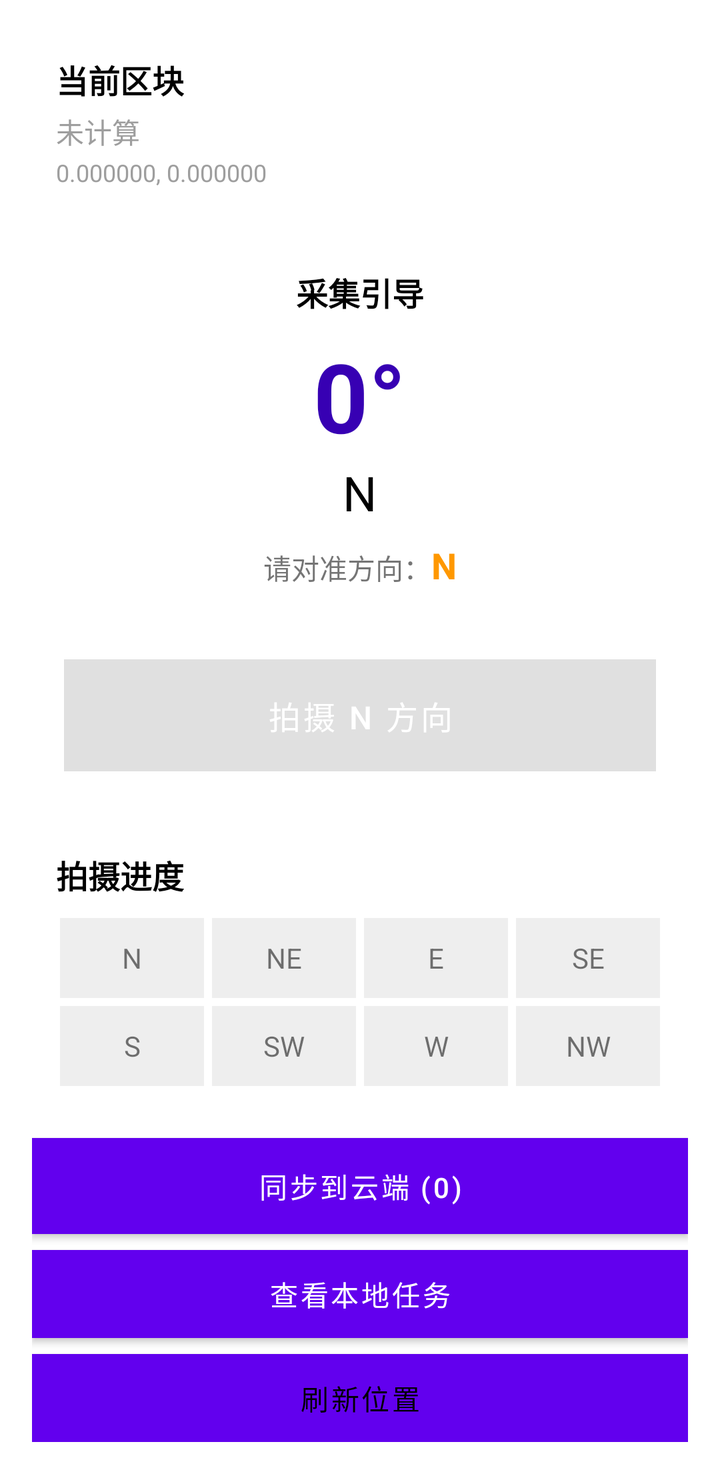
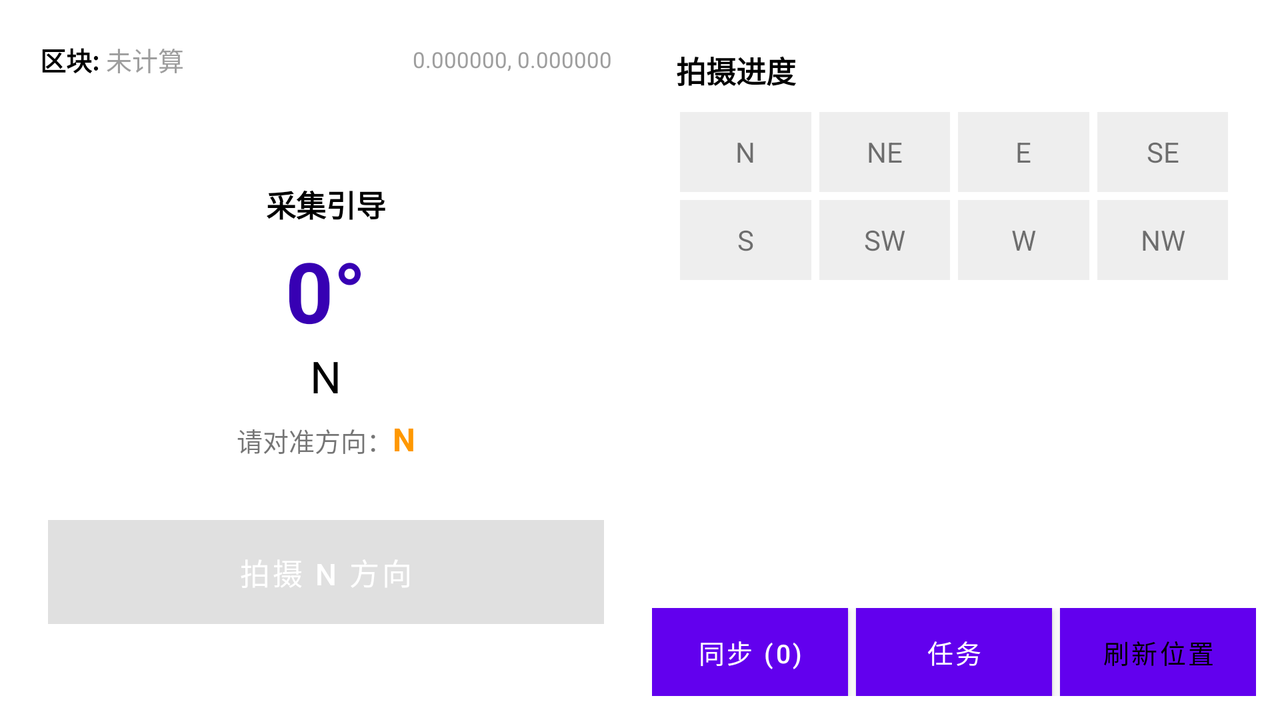

Two renders of one Android screen. The first uses the default layout on a phone; the second uses the alternative layout the repository ships for a different screen configuration, on a matching device. The two XML files are below.
<!-- AndroidManifest.xml: activity theme AppTheme.NoActionBar -->
<!-- res/layout/activity_data_collection.xml -->
<?xml version="1.0" encoding="utf-8"?>
<ScrollView xmlns:android="http://schemas.android.com/apk/res/android"
    android:layout_width="match_parent"
    android:layout_height="match_parent"
    android:fillViewport="true">

    <LinearLayout
        android:layout_width="match_parent"
        android:layout_height="wrap_content"
        android:orientation="vertical"
        android:padding="16dp">

        
        <LinearLayout
            android:layout_width="match_parent"
            android:layout_height="wrap_content"
            android:orientation="vertical"
            android:background="@drawable/edit_text_background"
            android:padding="12dp"
            android:layout_marginBottom="12dp">

            <TextView
                android:layout_width="wrap_content"
                android:layout_height="wrap_content"
                android:text="当前区块"
                android:textSize="16sp"
                android:textStyle="bold"
                android:textColor="@color/black" />

            <TextView
                android:id="@+id/tvChunkId"
                android:layout_width="wrap_content"
                android:layout_height="wrap_content"
                android:text="未计算"
                android:textSize="14sp"
                android:textColor="@color/gray"
                android:layout_marginTop="4dp" />

            <TextView
                android:id="@+id/tvCoords"
                android:layout_width="wrap_content"
                android:layout_height="wrap_content"
                android:text="0.000000, 0.000000"
                android:textSize="12sp"
                android:textColor="@color/gray"
                android:layout_marginTop="2dp" />
        </LinearLayout>

        
        <LinearLayout
            android:layout_width="match_parent"
            android:layout_height="wrap_content"
            android:orientation="vertical"
            android:background="@drawable/edit_text_background"
            android:padding="16dp"
            android:layout_marginBottom="12dp"
            android:gravity="center">

            <TextView
                android:layout_width="wrap_content"
                android:layout_height="wrap_content"
                android:text="采集引导"
                android:textSize="16sp"
                android:textStyle="bold"
                android:textColor="@color/black" />

            <TextView
                android:id="@+id/tvHeading"
                android:layout_width="wrap_content"
                android:layout_height="wrap_content"
                android:text="0°"
                android:textSize="48sp"
                android:textStyle="bold"
                android:textColor="@color/purple_700"
                android:layout_marginTop="8dp" />

            <TextView
                android:id="@+id/tvCurrentDir"
                android:layout_width="wrap_content"
                android:layout_height="wrap_content"
                android:text="N"
                android:textSize="24sp"
                android:textColor="@color/black" />

            <LinearLayout
                android:layout_width="wrap_content"
                android:layout_height="wrap_content"
                android:orientation="horizontal"
                android:layout_marginTop="8dp">

                <TextView
                    android:layout_width="wrap_content"
                    android:layout_height="wrap_content"
                    android:text="请对准方向："
                    android:textSize="14sp" />

                <TextView
                    android:id="@+id/tvTargetDir"
                    android:layout_width="wrap_content"
                    android:layout_height="wrap_content"
                    android:text="N"
                    android:textSize="18sp"
                    android:textStyle="bold"
                    android:textColor="@color/orange" />
            </LinearLayout>

            <TextView
                android:id="@+id/tvAligned"
                android:layout_width="wrap_content"
                android:layout_height="wrap_content"
                android:text=""
                android:textSize="14sp"
                android:textColor="@color/vision_green"
                android:layout_marginTop="4dp" />

            <Button
                android:id="@+id/btnCapture"
                android:layout_width="match_parent"
                android:layout_height="56dp"
                android:text="拍摄 N 方向"
                android:textSize="16sp"
                android:textColor="@color/white"
                android:background="@color/gray"
                android:layout_marginTop="12dp"
                android:enabled="false" />
        </LinearLayout>

        
        <LinearLayout
            android:layout_width="match_parent"
            android:layout_height="wrap_content"
            android:orientation="vertical"
            android:background="@drawable/edit_text_background"
            android:padding="12dp"
            android:layout_marginBottom="12dp">

            <TextView
                android:layout_width="wrap_content"
                android:layout_height="wrap_content"
                android:text="拍摄进度"
                android:textSize="16sp"
                android:textStyle="bold"
                android:textColor="@color/black" />

            <GridLayout
                android:id="@+id/gridDirections"
                android:layout_width="match_parent"
                android:layout_height="wrap_content"
                android:columnCount="4"
                android:layout_marginTop="8dp">

                <TextView android:text="N"  android:layout_width="0dp" android:layout_height="40dp" android:layout_columnWeight="1" android:gravity="center" android:background="#EEEEEE" android:layout_margin="2dp" />
                <TextView android:text="NE" android:layout_width="0dp" android:layout_height="40dp" android:layout_columnWeight="1" android:gravity="center" android:background="#EEEEEE" android:layout_margin="2dp" />
                <TextView android:text="E"  android:layout_width="0dp" android:layout_height="40dp" android:layout_columnWeight="1" android:gravity="center" android:background="#EEEEEE" android:layout_margin="2dp" />
                <TextView android:text="SE" android:layout_width="0dp" android:layout_height="40dp" android:layout_columnWeight="1" android:gravity="center" android:background="#EEEEEE" android:layout_margin="2dp" />
                <TextView android:text="S"  android:layout_width="0dp" android:layout_height="40dp" android:layout_columnWeight="1" android:gravity="center" android:background="#EEEEEE" android:layout_margin="2dp" />
                <TextView android:text="SW" android:layout_width="0dp" android:layout_height="40dp" android:layout_columnWeight="1" android:gravity="center" android:background="#EEEEEE" android:layout_margin="2dp" />
                <TextView android:text="W"  android:layout_width="0dp" android:layout_height="40dp" android:layout_columnWeight="1" android:gravity="center" android:background="#EEEEEE" android:layout_margin="2dp" />
                <TextView android:text="NW" android:layout_width="0dp" android:layout_height="40dp" android:layout_columnWeight="1" android:gravity="center" android:background="#EEEEEE" android:layout_margin="2dp" />
            </GridLayout>
        </LinearLayout>


        
        <Button
            android:id="@+id/btnSync"
            android:layout_width="match_parent"
            android:layout_height="48dp"
            android:text="同步到云端 (0)"
            android:textColor="@color/white"
            android:background="@color/teal_200"
            android:textSize="14sp"
            android:layout_marginBottom="8dp" />

        <Button
            android:id="@+id/btnViewTasks"
            android:layout_width="match_parent"
            android:layout_height="44dp"
            android:text="查看本地任务"
            android:textColor="@color/white"
            android:background="@color/purple_500"
            android:textSize="14sp"
            android:layout_marginBottom="8dp" />

        <Button
            android:id="@+id/btnRefreshLocation"
            android:layout_width="match_parent"
            android:layout_height="44dp"
            android:text="刷新位置"
            android:textColor="@color/black"
            android:background="@color/light_gray"
            android:textSize="14sp" />

    </LinearLayout>
</ScrollView>
<!-- resources referenced by this layout -->
<resources>
  <color name="black">#FF000000</color>
  <color name="gray">#FF9E9E9E</color>
  <color name="light_gray">#FFF5F5F5</color>
  <color name="orange">#FF9800</color>
  <color name="purple_500">#6200EE</color>
  <color name="purple_700">#3700B3</color>
  <color name="teal_200">#03DAC5</color>
  <color name="vision_green">#4CAF50</color>
  <color name="white">#FFFFFFFF</color>
  <style name="AppTheme.NoActionBar" parent="Theme.MaterialComponents.DayNight.NoActionBar">
          
          <item name="android:windowFullscreen">true</item>
          
          <item name="android:windowNoTitle">true</item>
      </style>
</resources>
<!-- res/layout-land/activity_data_collection.xml (the repository's variant of the layout above) -->
<!-- drawn on the phone turned sideways -->
<?xml version="1.0" encoding="utf-8"?>
<LinearLayout xmlns:android="http://schemas.android.com/apk/res/android"
    android:layout_width="match_parent"
    android:layout_height="match_parent"
    android:orientation="horizontal"
    android:padding="12dp">

    
    <LinearLayout
        android:layout_width="0dp"
        android:layout_height="match_parent"
        android:layout_weight="1"
        android:orientation="vertical"
        android:layout_marginEnd="6dp">

        
        <LinearLayout
            android:layout_width="match_parent"
            android:layout_height="wrap_content"
            android:orientation="horizontal"
            android:background="@drawable/edit_text_background"
            android:padding="8dp"
            android:layout_marginBottom="8dp"
            android:gravity="center_vertical">

            <TextView
                android:layout_width="wrap_content"
                android:layout_height="wrap_content"
                android:text="区块: "
                android:textSize="13sp"
                android:textStyle="bold"
                android:textColor="@color/black" />

            <TextView
                android:id="@+id/tvChunkId"
                android:layout_width="0dp"
                android:layout_height="wrap_content"
                android:layout_weight="1"
                android:text="未计算"
                android:textSize="13sp"
                android:textColor="@color/gray" />

            <TextView
                android:id="@+id/tvCoords"
                android:layout_width="wrap_content"
                android:layout_height="wrap_content"
                android:text="0.000000, 0.000000"
                android:textSize="11sp"
                android:textColor="@color/gray" />
        </LinearLayout>

        
        <LinearLayout
            android:layout_width="match_parent"
            android:layout_height="0dp"
            android:layout_weight="1"
            android:orientation="vertical"
            android:background="@drawable/edit_text_background"
            android:padding="12dp"
            android:gravity="center">

            <TextView
                android:layout_width="wrap_content"
                android:layout_height="wrap_content"
                android:text="采集引导"
                android:textSize="15sp"
                android:textStyle="bold"
                android:textColor="@color/black" />

            <TextView
                android:id="@+id/tvHeading"
                android:layout_width="wrap_content"
                android:layout_height="wrap_content"
                android:text="0°"
                android:textSize="42sp"
                android:textStyle="bold"
                android:textColor="@color/purple_700"
                android:layout_marginTop="4dp" />

            <TextView
                android:id="@+id/tvCurrentDir"
                android:layout_width="wrap_content"
                android:layout_height="wrap_content"
                android:text="N"
                android:textSize="22sp"
                android:textColor="@color/black" />

            <LinearLayout
                android:layout_width="wrap_content"
                android:layout_height="wrap_content"
                android:orientation="horizontal"
                android:layout_marginTop="6dp">

                <TextView
                    android:layout_width="wrap_content"
                    android:layout_height="wrap_content"
                    android:text="请对准方向："
                    android:textSize="13sp" />

                <TextView
                    android:id="@+id/tvTargetDir"
                    android:layout_width="wrap_content"
                    android:layout_height="wrap_content"
                    android:text="N"
                    android:textSize="16sp"
                    android:textStyle="bold"
                    android:textColor="@color/orange" />
            </LinearLayout>

            <TextView
                android:id="@+id/tvAligned"
                android:layout_width="wrap_content"
                android:layout_height="wrap_content"
                android:text=""
                android:textSize="13sp"
                android:textColor="@color/vision_green"
                android:layout_marginTop="4dp" />

            <Button
                android:id="@+id/btnCapture"
                android:layout_width="match_parent"
                android:layout_height="52dp"
                android:text="拍摄 N 方向"
                android:textSize="15sp"
                android:textColor="@color/white"
                android:background="@color/gray"
                android:layout_marginTop="8dp"
                android:enabled="false" />
        </LinearLayout>
    </LinearLayout>

    
    <LinearLayout
        android:layout_width="0dp"
        android:layout_height="match_parent"
        android:layout_weight="1"
        android:orientation="vertical"
        android:layout_marginStart="6dp">

        
        <LinearLayout
            android:layout_width="match_parent"
            android:layout_height="0dp"
            android:layout_weight="1"
            android:orientation="vertical"
            android:background="@drawable/edit_text_background"
            android:padding="12dp">

            <TextView
                android:layout_width="wrap_content"
                android:layout_height="wrap_content"
                android:text="拍摄进度"
                android:textSize="15sp"
                android:textStyle="bold"
                android:textColor="@color/black" />

            <GridLayout
                android:id="@+id/gridDirections"
                android:layout_width="match_parent"
                android:layout_height="wrap_content"
                android:columnCount="4"
                android:layout_marginTop="8dp">

                <TextView android:text="N"  android:layout_width="0dp" android:layout_height="40dp" android:layout_columnWeight="1" android:gravity="center" android:background="#EEEEEE" android:layout_margin="2dp" />
                <TextView android:text="NE" android:layout_width="0dp" android:layout_height="40dp" android:layout_columnWeight="1" android:gravity="center" android:background="#EEEEEE" android:layout_margin="2dp" />
                <TextView android:text="E"  android:layout_width="0dp" android:layout_height="40dp" android:layout_columnWeight="1" android:gravity="center" android:background="#EEEEEE" android:layout_margin="2dp" />
                <TextView android:text="SE" android:layout_width="0dp" android:layout_height="40dp" android:layout_columnWeight="1" android:gravity="center" android:background="#EEEEEE" android:layout_margin="2dp" />
                <TextView android:text="S"  android:layout_width="0dp" android:layout_height="40dp" android:layout_columnWeight="1" android:gravity="center" android:background="#EEEEEE" android:layout_margin="2dp" />
                <TextView android:text="SW" android:layout_width="0dp" android:layout_height="40dp" android:layout_columnWeight="1" android:gravity="center" android:background="#EEEEEE" android:layout_margin="2dp" />
                <TextView android:text="W"  android:layout_width="0dp" android:layout_height="40dp" android:layout_columnWeight="1" android:gravity="center" android:background="#EEEEEE" android:layout_margin="2dp" />
                <TextView android:text="NW" android:layout_width="0dp" android:layout_height="40dp" android:layout_columnWeight="1" android:gravity="center" android:background="#EEEEEE" android:layout_margin="2dp" />
            </GridLayout>
        </LinearLayout>

        
        <LinearLayout
            android:layout_width="match_parent"
            android:layout_height="wrap_content"
            android:orientation="horizontal"
            android:layout_marginTop="8dp">

            <Button
                android:id="@+id/btnSync"
                android:layout_width="0dp"
                android:layout_height="44dp"
                android:layout_weight="1"
                android:text="同步 (0)"
                android:textColor="@color/white"
                android:background="@color/teal_200"
                android:textSize="13sp"
                android:layout_marginEnd="4dp" />

            <Button
                android:id="@+id/btnViewTasks"
                android:layout_width="0dp"
                android:layout_height="44dp"
                android:layout_weight="1"
                android:text="任务"
                android:textColor="@color/white"
                android:background="@color/purple_500"
                android:textSize="13sp"
                android:layout_marginEnd="4dp" />

            <Button
                android:id="@+id/btnRefreshLocation"
                android:layout_width="0dp"
                android:layout_height="44dp"
                android:layout_weight="1"
                android:text="刷新位置"
                android:textColor="@color/black"
                android:background="@color/light_gray"
                android:textSize="13sp" />
        </LinearLayout>
    </LinearLayout>

</LinearLayout>
